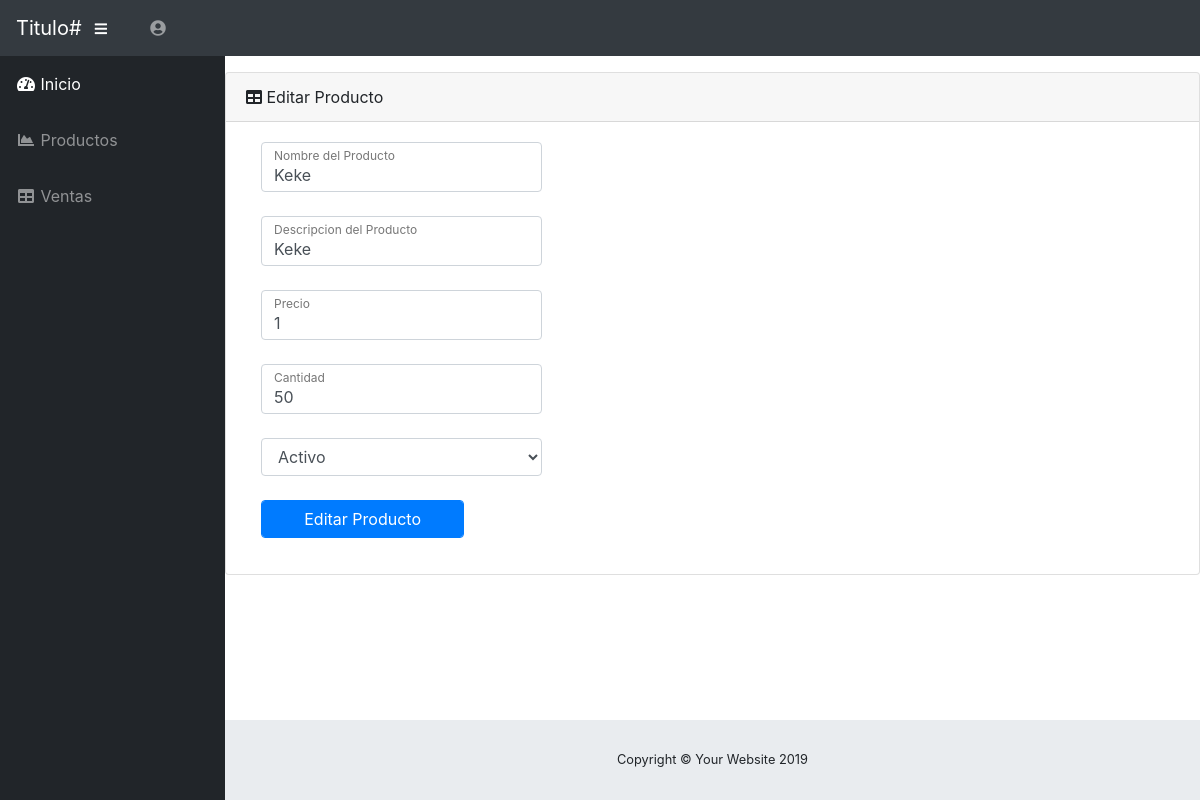
Screenshot of /cafetin/controlador/editarprod.php?id=1 with the database file from the repository.
### tables this page shows
CREATE TABLE `productos` (
  `idproducto` int(11) NOT NULL,
  `nombre_producto` varchar(50) NOT NULL,
  `descripcion` varchar(100) NOT NULL,
  `precio` double NOT NULL,
  `cantidad` int(11) NOT NULL,
  `estado` varchar(20) NOT NULL
);

### cafetin/modelo/conexion.php (called while the page is built, shortened)
<?php
class Conexion{
		private $conexion;
		function __construct(){
			$this->conexion = mysqli_connect("localhost","root","12345678","cafeteria");
		}
		public function getConexion(){
			return $this->conexion;
		}
}
?>

### cafetin/modelo/clproductos.php (the view, shortened to what this page needs)
<?php
require_once "conexion.php";
class Producto{
	public function buscarProducto($id){
		$conectar = new Conexion();
		$sql = "select * from productos where idproducto='$id'";
		$resultado= mysqli_query($conectar->getConexion(),$sql);
		if ( $columna = mysqli_fetch_array($resultado) ){
			echo "<div class='col-md-4'>
                  <div class='form-label-group'>
                  	<input type='hidden' name='idp' id='idp' value='".$columna['idproducto']."' class='form-control' >
                    <input type='text' name='ed-nomb-p' id='ed-nomb-p' value='".$columna['nombre_producto']."' class='form-control' placeholder='Nombre' required='required' autofocus='autofocus'>
                    <label for='nomb-p'>Nombre del Producto</label>
                  </div>
                </div><br>
                <div class='col-md-4'>
                  <div class='form-label-group'>
                    <input type='text' name='ed-desc-p' id='ed-desc-p' value='".$columna['descripcion']."' class='form-control' placeholder='Descripcion' required='required' autofocus='autofocus'>
                    <label for='desc-p'>Descripcion del Producto</label>
                  </div>
                </div><br>
                <div class='col-md-4'>
                  <div class='form-label-group'>
                    <input type='text' name='ed-precio-p' id='ed-precio-p' value='".$columna['precio']."' class='form-control' placeholder='Precio' required='required' autofocus='autofocus'>
                    <label for='precio-p'>Precio</label>
                  </div>
                </div><br>
                <div class='col-md-4'>
                  <div class='form-label-group'>
                    <input type='text' name='ed-cant-p' id='ed-cant-p' value='".$columna['cantidad']."' class='form-control' placeholder='Cantidad' required='required' autofocus='autofocus'>
                    <label for='cant-p'>Cantidad</label>
                  </div>
                </div><br>
                <div class='col-md-4'>
                  <div class='form-label-group'>
                    <select name='ed-estado-p' class='form-control'>";
                     if ( $columna['estado'] == Activo ) {
                    	echo "<option value='Activo' selected> Activo </option>
                    		  <option value='Inactivo'>Inactivo</option>
                    </select>";
                    }else{
                    	echo "<option value='Activo'> Activo</option>
                    		  <option value='Inactivo' selected>Inactivo</option>";
                    }
                    echo "</select></div>
                		</div><br>
                		<div class='col-md-3'>
                    		<input type='submit' value='Editar Producto' class='form-control btn btn-primary' >
                		</div>";
		}else{
			echo 'error';
		}
	}
}
?>

### rows the page displays
productos: ed-nomb-p "Keke", ed-desc-p "Keke", ed-precio-p "1", ed-cant-p "50", ed-estado-p "Activo"
